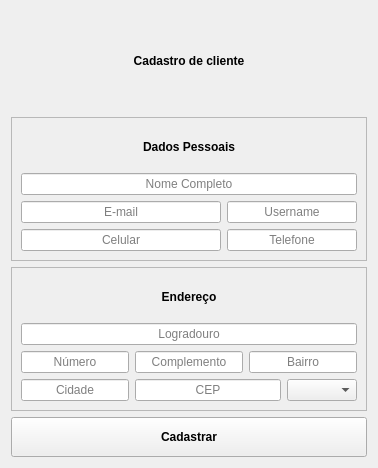
      <widget class="QWidget" name="tab_cliente">
       <attribute name="title">
        <string>Cliente</string>
       </attribute>
       <layout class="QGridLayout" name="gridLayout">
        <item row="4" column="0">
         <widget class="QFrame" name="frame_15">
          <property name="frameShape">
           <enum>QFrame::StyledPanel</enum>
          </property>
          <property name="frameShadow">
           <enum>QFrame::Raised</enum>
          </property>
          <layout class="QGridLayout" name="gridLayout_2">
           <item row="2" column="0">
            <widget class="QLineEdit" name="line_edit_numero_cliente">
             <property name="alignment">
              <set>Qt::AlignCenter</set>
             </property>
             <property name="placeholderText">
              <string>Número</string>
             </property>
            </widget>
           </item>
           <item row="0" column="0" colspan="4">
            <widget class="QLabel" name="label_endereco_cliente">
             <property name="minimumSize">
              <size>
               <width>0</width>
               <height>40</height>
              </size>
             </property>
             <property name="maximumSize">
              <size>
               <width>16777215</width>
               <height>100</height>
              </size>
             </property>
             <property name="baseSize">
              <size>
               <width>0</width>
               <height>0</height>
              </size>
             </property>
             <property name="font">
              <font>
               <bold>true</bold>
              </font>
             </property>
             <property name="text">
              <string>Endereço</string>
             </property>
             <property name="alignment">
              <set>Qt::AlignCenter</set>
             </property>
            </widget>
           </item>
           <item row="1" column="0" colspan="4">
            <widget class="QLineEdit" name="line_edit_logradouro_cliente">
             <property name="alignment">
              <set>Qt::AlignCenter</set>
             </property>
             <property name="placeholderText">
              <string>Logradouro</string>
             </property>
            </widget>
           </item>
           <item row="3" column="0">
            <widget class="QLineEdit" name="line_edit_cidade_cliente">
             <property name="alignment">
              <set>Qt::AlignCenter</set>
             </property>
             <property name="placeholderText">
              <string>Cidade</string>
             </property>
            </widget>
           </item>
           <item row="2" column="1">
            <widget class="QLineEdit" name="line_edit_complemento_cliente">
             <property name="alignment">
              <set>Qt::AlignCenter</set>
             </property>
             <property name="placeholderText">
              <string>Complemento</string>
             </property>
            </widget>
           </item>
           <item row="2" column="2" colspan="2">
            <widget class="QLineEdit" name="line_edit_bairro_cliente">
             <property name="text">
              <string/>
             </property>
             <property name="alignment">
              <set>Qt::AlignCenter</set>
             </property>
             <property name="placeholderText">
              <string>Bairro</string>
             </property>
            </widget>
           </item>
           <item row="3" column="3">
            <widget class="QComboBox" name="combo_box_uf_cliente">
             <property name="maximumSize">
              <size>
               <width>70</width>
               <height>16777215</height>
              </size>
             </property>
            </widget>
           </item>
           <item row="3" column="1" colspan="2">
            <widget class="QLineEdit" name="line_edit_cep_cliente">
             <property name="alignment">
              <set>Qt::AlignCenter</set>
             </property>
             <property name="placeholderText">
              <string>CEP</string>
             </property>
            </widget>
           </item>
          </layout>
         </widget>
        </item>
        <item row="0" column="0">
         <widget class="QLabel" name="label_cadastro_cliente">
          <property name="minimumSize">
           <size>
            <width>0</width>
            <height>100</height>
           </size>
          </property>
          <property name="maximumSize">
           <size>
            <width>16777215</width>
            <height>100</height>
           </size>
          </property>
          <property name="font">
           <font>
            <bold>true</bold>
           </font>
          </property>
          <property name="text">
           <string>Cadastro de cliente</string>
          </property>
          <property name="alignment">
           <set>Qt::AlignCenter</set>
          </property>
         </widget>
        </item>
        <item row="5" column="0">
         <widget class="QPushButton" name="push_button_cadastrar_cliente">
          <property name="minimumSize">
           <size>
            <width>0</width>
            <height>40</height>
           </size>
          </property>
          <property name="font">
           <font>
            <bold>true</bold>
           </font>
          </property>
          <property name="text">
           <string>Cadastrar</string>
          </property>
         </widget>
        </item>
        <item row="1" column="0">
         <widget class="QFrame" name="frame_2">
          <property name="maximumSize">
           <size>
            <width>16777215</width>
            <height>200</height>
           </size>
          </property>
          <property name="frameShape">
           <enum>QFrame::StyledPanel</enum>
          </property>
          <property name="frameShadow">
           <enum>QFrame::Raised</enum>
          </property>
          <layout class="QGridLayout" name="gridLayout_6">
           <item row="3" column="1">
            <widget class="QLineEdit" name="line_edit_telefone_cliente">
             <property name="alignment">
              <set>Qt::AlignCenter</set>
             </property>
             <property name="placeholderText">
              <string>Telefone</string>
             </property>
            </widget>
           </item>
           <item row="1" column="0" colspan="2">
            <widget class="QLineEdit" name="line_edit_nome_cliente">
             <property name="text">
              <string/>
             </property>
             <property name="alignment">
              <set>Qt::AlignCenter</set>
             </property>
             <property name="placeholderText">
              <string>Nome Completo</string>
             </property>
            </widget>
           </item>
           <item row="3" column="0">
            <widget class="QLineEdit" name="line_edit_celular_cliente">
             <property name="minimumSize">
              <size>
               <width>200</width>
               <height>0</height>
              </size>
             </property>
             <property name="alignment">
              <set>Qt::AlignCenter</set>
             </property>
             <property name="placeholderText">
              <string>Celular</string>
             </property>
            </widget>
           </item>
           <item row="2" column="0">
            <widget class="QLineEdit" name="line_edit_email_cliente">
             <property name="minimumSize">
              <size>
               <width>0</width>
               <height>0</height>
              </size>
             </property>
             <property name="alignment">
              <set>Qt::AlignCenter</set>
             </property>
             <property name="placeholderText">
              <string>E-mail</string>
             </property>
            </widget>
           </item>
           <item row="0" column="0" colspan="2">
            <widget class="QLabel" name="label_dados_cliente">
             <property name="minimumSize">
              <size>
               <width>0</width>
               <height>40</height>
              </size>
             </property>
             <property name="maximumSize">
              <size>
               <width>16777215</width>
               <height>100</height>
              </size>
             </property>
             <property name="font">
              <font>
               <bold>true</bold>
              </font>
             </property>
             <property name="text">
              <string>Dados Pessoais</string>
             </property>
             <property name="alignment">
              <set>Qt::AlignCenter</set>
             </property>
            </widget>
           </item>
           <item row="2" column="1">
            <widget class="QLineEdit" name="line_edit_username_cliente">
             <property name="minimumSize">
              <size>
               <width>0</width>
               <height>0</height>
              </size>
             </property>
             <property name="maximumSize">
              <size>
               <width>16777215</width>
               <height>16777215</height>
              </size>
             </property>
             <property name="alignment">
              <set>Qt::AlignCenter</set>
             </property>
             <property name="placeholderText">
              <string>Username</string>
             </property>
            </widget>
           </item>
          </layout>
         </widget>
        </item>
       </layout>
      </widget>
